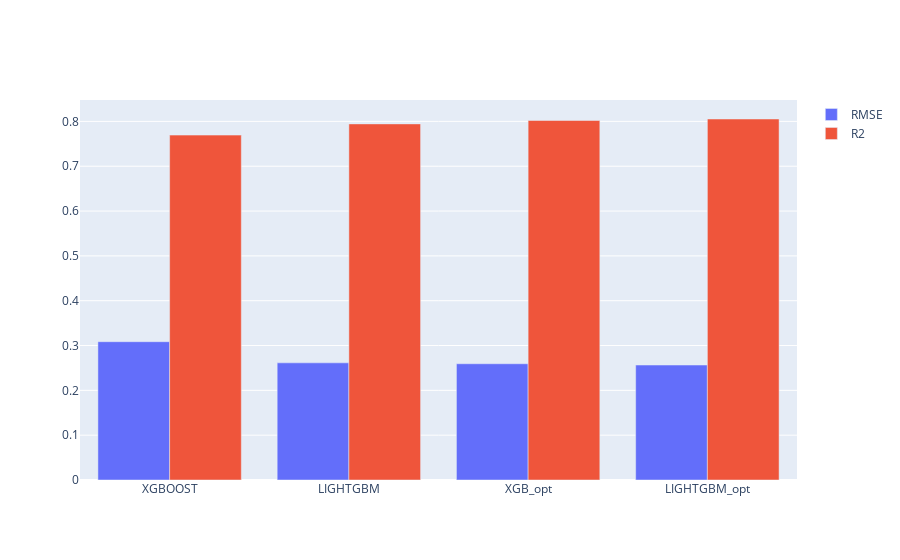

Here is the notebook cell this chart was saved with:
### Markdown cell above
## Score visualization

### Code cell
models = [k for k in dic_eval.keys()]
rmspe_scores = [val[1] for val in dic_eval.values()]
r2_scores = [val[2] for val in dic_eval.values()]

fig = go.Figure(data=[
    go.Bar(name='RMSE', x=models, y=rmspe_scores),
    go.Bar(name='R2', x=models, y=r2_scores)
])
# Change the bar mode
fig.update_layout(barmode='group')
fig.show()

### Figure 1 — Plotly figure (JSON) as saved in the notebook; plotly's stock layout.template omitted (floating-point values rounded to 4 significant figures)
{"data": [{"name": "RMSE", "type": "bar", "x": ["XGBOOST", "LIGHTGBM", "XGB_opt", "LIGHTGBM_opt"], "y": [0.3085, 0.2614, 0.2593, 0.2565]}, {"name": "R2", "type": "bar", "x": ["XGBOOST", "LIGHTGBM", "XGB_opt", "LIGHTGBM_opt"], "y": [0.7694, 0.7944, 0.802, 0.8054]}], "layout": {"barmode": "group"}}
